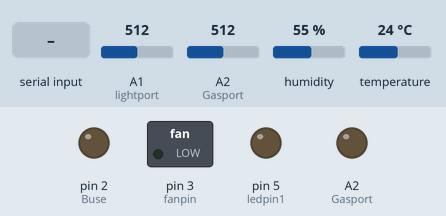
Simulated run of this sketch. Board: Arduino Uno, built with avr-gcc and run on an emulated ATmega328P. On the bench: switched loads named in the sketch (green lamp = pin HIGH), output pins drawn as LEDs (lit = HIGH). The inputs (shaded band) are chosen by the test bench; at power-on: A1 (lightport) = 512, A2 (Gasport) = 512, humidity 55 %, temperature 24 °C.

Above: at 5.2 s.
5.3 s: "0" received over the second serial link
At 6.5 s:
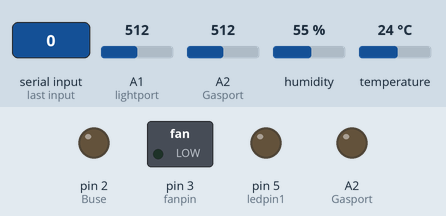
6.9 s: "1" received over the second serial link
At 7.8 s:
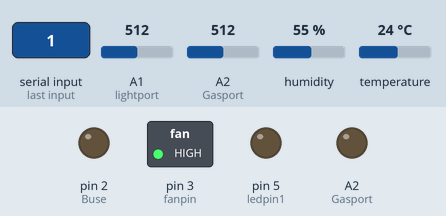
8.5 s: "2" received over the second serial link
At 9.0 s:
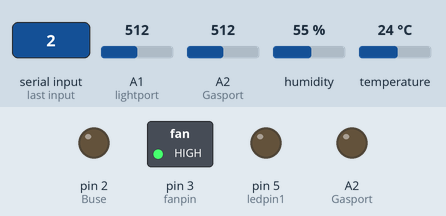
10.1 s: "3" received over the second serial link
At 11.4 s:
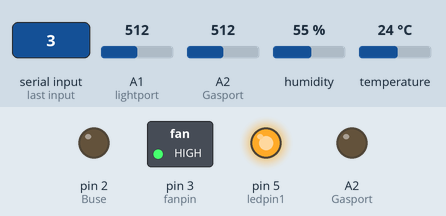
11.7 s: "0" received over the second serial link
At 12.6 s:
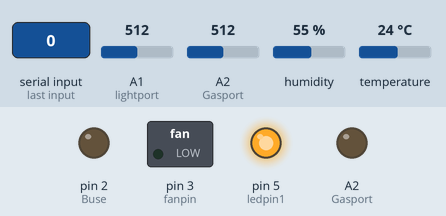
13.3 s: "1" received over the second serial link
At 13.8 s:
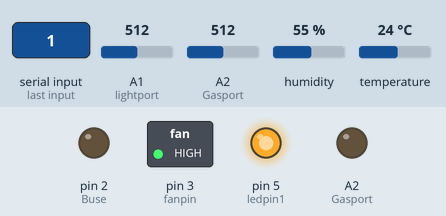
Timing chart, 0 to 15.9 s (numbered marks = the images above; inputs shaded):
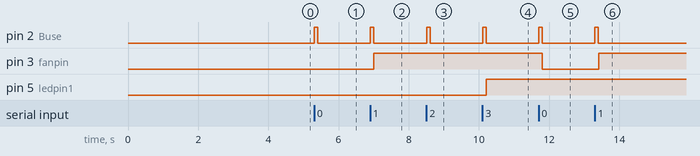

The sketch:

project.ino
```cpp
#include <SoftwareSerial.h>
#include <DHT.h>
#define Buse 2
#define fanpin 3
#define ledpin1 5
#define RxD 6
#define TxD 7
#define DHTport A0
#define lightport A1
#define Gasport A2

DHT myDHT(DHTport,DHT11);
SoftwareSerial bt(RxD,TxD);

void setup()
{
  pinMode(Buse, OUTPUT);
  pinMode(Gasport, OUTPUT);
  pinMode(fanpin, OUTPUT);
  pinMode(ledpin1, OUTPUT);
  Serial.begin(9600);
  bt.begin(38400);
  myDHT.begin();
  bt.print("\r\n+STWMOD=0\r\n");
  delay(2000);
  bt.print("\r\n+INQ=1\r\n");
  delay(2000);
  bt.flush();
}

void loop()
{
  //함수부분
  float tempa = myDHT.readTemperature();
  float Humia = myDHT.readHumidity();
  float gas = analogRead(Gasport);
  int light = analogRead(lightport);

  if (bt.available()){
    char c = bt.read();

    bt.print("Value" + String(tempa));
    bt.print(String(Humia));

    //가스 부저부분
    if (gas <50){
      bt.print("정상");
    }
    if (gas >50){
      bt.print("위험");
      digitalWrite(Buse, HIGH);
      delay(100);
      digitalWrite(Buse, LOW);
    }

    //팬관련
    if (tempa < 26 ||Humia < 60 || gas < 50){
      bt.print("4");
    }
    else{
      bt.print("5");
    }

    //LED관련
    if (light < 10){
      bt.print("2");
    }
    else{
      bt.print("3");
    }
    //블루투스수신후 동작제어(팬, LED)
    if (c == '0'){
      digitalWrite(fanpin, LOW);
    }
    else if(c =='1'){
      digitalWrite(fanpin, HIGH);
    }
    if (c == '2'){
      digitalWrite(ledpin1, LOW);
    }
    else if(c =='3'){
      digitalWrite(ledpin1, HIGH);
    }
    delay(1000);
  }

  //Serial.println("온도" + String(tempa));
  //Serial.println("습도" + String(Humia));
  //Serial.println("가스" + String(gas));
 // Serial.println("조도값" + String(light));
}
```

Measured:
- after the input at 5.3 s, pin 2 (Buse): LOW → HIGH at once, → LOW 0.10 s later
- after the input at 6.9 s, pin 2 (Buse): LOW → HIGH at once, → LOW 0.10 s later; pin 3 (fanpin): LOW → HIGH after 0.11 s
- after the input at 8.5 s, pin 2 (Buse): LOW → HIGH at once, → LOW 0.10 s later
- after the input at 10.1 s, pin 2 (Buse): LOW → HIGH at once, → LOW 0.10 s later; pin 5 (ledpin1): LOW → HIGH after 0.11 s
- after the input at 11.7 s, pin 2 (Buse): LOW → HIGH at once, → LOW 0.10 s later; pin 3 (fanpin): HIGH → LOW after 0.11 s
- after the input at 13.3 s, pin 2 (Buse): LOW → HIGH at once, → LOW 0.10 s later; pin 3 (fanpin): LOW → HIGH after 0.11 s
